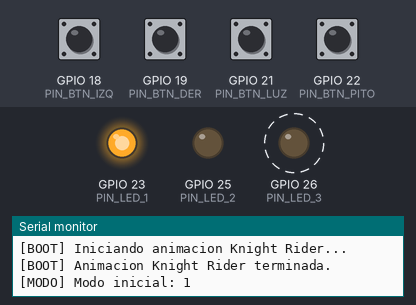
Recording of a sketch running on a simulated ESP32. On the bench: output pins drawn as LEDs (lit = HIGH), the last lines printed to the serial monitor. Dashed ring = blinking. The inputs (shaded band) are chosen by the test bench; at power-on: GPIO 18 (PIN_BTN_IZQ), GPIO 19 (PIN_BTN_DER), GPIO 21 (PIN_BTN_LUZ), GPIO 22 (PIN_BTN_PITO) HIGH.

Above: at 1.2 s.
1.3 s: GPIO 22 (PIN_BTN_PITO) pulled LOW for 0.15 s
At 2.6 s:
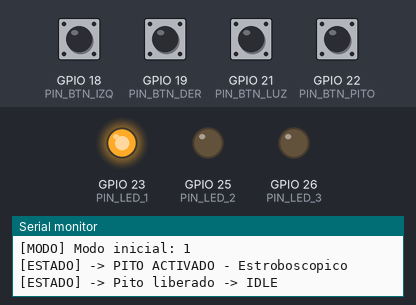
3.0 s: GPIO 19 (PIN_BTN_DER) pulled LOW for 0.15 s
At 4.2 s:
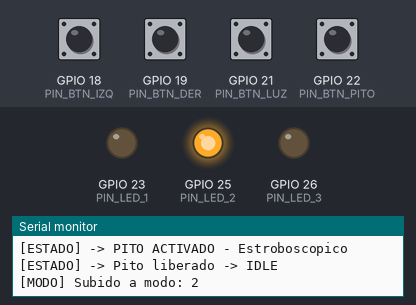
4.6 s: GPIO 19 (PIN_BTN_DER) pulled LOW for 1 s
At 5.6 s:
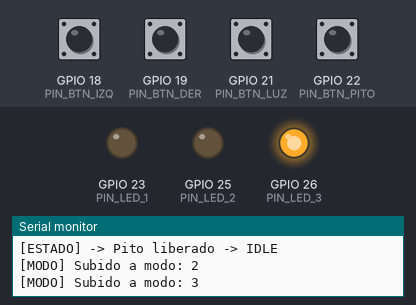
7.1 s: GPIO 18 (PIN_BTN_IZQ) pulled LOW for 0.15 s
At 7.5 s:
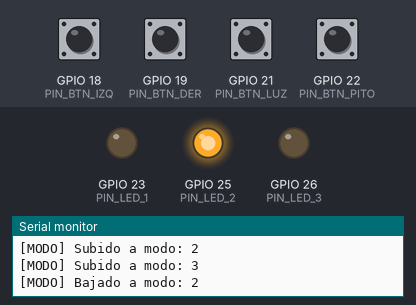
8.7 s: GPIO 21 (PIN_BTN_LUZ) pulled LOW for 0.15 s
At 9.9 s:
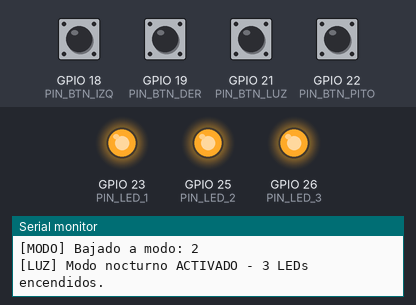
10.3 s: GPIO 21 (PIN_BTN_LUZ) pulled LOW for 1 s
At 11.1 s:
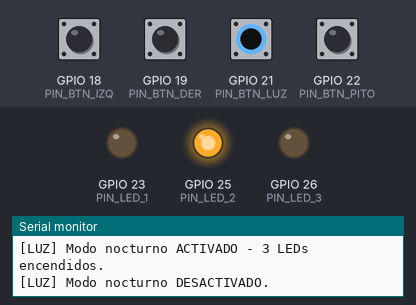
Timing chart, 0 to 13.3 s (numbered marks = the images above; inputs shaded):
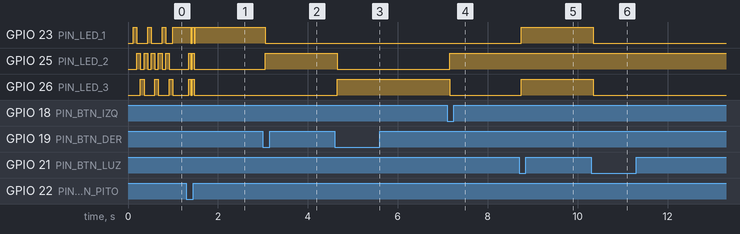

Measured:
- after the input at 1.3 s, GPIO 23 (PIN_LED_1): alternates HIGH for 0.04 s and LOW for 0.03 s, 4 changes in all, then stays HIGH, starting after 0.09 s; GPIO 25 (PIN_LED_2), GPIO 26 (PIN_LED_3): alternates HIGH for 0.04 s and LOW for 0.04 s, 4 changes in all, then stays LOW, starting after 0.05 s
- after the input at 3.0 s, GPIO 23 (PIN_LED_1): HIGH → LOW after 0.05 s; GPIO 25 (PIN_LED_2): LOW → HIGH after 0.05 s
- after the input at 4.6 s, GPIO 25 (PIN_LED_2): HIGH → LOW after 0.05 s; GPIO 26 (PIN_LED_3): LOW → HIGH after 0.05 s
- after the input at 7.1 s, GPIO 25 (PIN_LED_2): LOW → HIGH after 0.05 s; GPIO 26 (PIN_LED_3): HIGH → LOW after 0.05 s
- after the input at 8.7 s, GPIO 23 (PIN_LED_1), GPIO 26 (PIN_LED_3): LOW → HIGH after 0.05 s
- after the input at 10.3 s, GPIO 23 (PIN_LED_1), GPIO 26 (PIN_LED_3): HIGH → LOW after 0.05 s
- by itself, GPIO 23 (PIN_LED_1): repeats every 0.32 s: LOW 0.24 s, HIGH 0.08 s
- by itself, GPIO 25 (PIN_LED_2): alternates HIGH for 0.08 s and LOW for 0.08 s, 10 changes in all, then stays LOW

The sketch:

botonera_test.ino
```cpp
// =============================================================================
//  FIRMWARE - BOTONERA E-BIKE
//  Target: ESP32 | Framework: Arduino
//  Descripción: Botonera de 4 botones + 3 LEDs con máquina de estados,
//               animación de inicio Knight Rider, modo luces y modo pito.
//               100% NO BLOQUEANTE (millis(), cero delay()).
//  Baudios: 115200
// =============================================================================
//
//  MAPA DE PINES:
//    BOTONES (activos LOW - INPUT_PULLUP):
//      GPIO 18  -> BTN_IZQ   (interruptor fijo / toggle) - Baja modo
//      GPIO 19  -> BTN_DER   (interruptor fijo / toggle) - Sube modo
//      GPIO 21  -> BTN_LUZ   (interruptor fijo / toggle) - Modo nocturno
//      GPIO 22  -> BTN_PITO  (pulsador momentaneo)       - Estroboscopico
//    LEDs (activos HIGH - OUTPUT):
//      GPIO 23  -> LED_1
//      GPIO 25  -> LED_2
//      GPIO 26  -> LED_3
//
// =============================================================================

// ---------------------------------------------------------------------------
// Definicion de pines
// ---------------------------------------------------------------------------
constexpr uint8_t PIN_BTN_IZQ  = 18;
constexpr uint8_t PIN_BTN_DER  = 19;
constexpr uint8_t PIN_BTN_LUZ  = 21;
constexpr uint8_t PIN_BTN_PITO = 22;

constexpr uint8_t PIN_LED_1 = 23;
constexpr uint8_t PIN_LED_2 = 25;
constexpr uint8_t PIN_LED_3 = 26;

// ---------------------------------------------------------------------------
// Parametros de temporizacion
// ---------------------------------------------------------------------------
constexpr unsigned long DEBOUNCE_MS   = 50;   // Filtro antirrebote
constexpr unsigned long BOOT_STEP_MS  = 80;   // Velocidad Knight Rider por paso
constexpr unsigned long HORN_BLINK_MS = 40;   // Flash pito (ON u OFF)
constexpr uint8_t       BOOT_REPEATS  = 3;    // Repeticiones Knight Rider

// ---------------------------------------------------------------------------
// Maquina de estados para los LEDs
// ---------------------------------------------------------------------------
enum LedState : uint8_t {
  BOOT,         // Animacion de inicio Knight Rider
  IDLE,         // Solo el LED del modo actual encendido
  LIGHT_MODE,   // Luces nocturnas: 3 LEDs encendidos fijos
  HORN_STROBE   // Pito activo: parpadeo ultrarapido (prioridad maxima)
};

// ---------------------------------------------------------------------------
// Estado de la aplicacion
// ---------------------------------------------------------------------------
LedState ledState   = BOOT;
uint8_t  modoActual = 1;       // Modos 1, 2, 3
bool     luzActiva  = false;   // Estado logico del modo luz
LedState prevState  = IDLE;    // Estado anterior al pito (para restaurar)

// Variables de animacion - Boot (Knight Rider)
uint8_t       bootStep   = 0;
uint8_t       bootCount  = 0;
unsigned long bootStepMs = 0;

// Variables de animacion - Pito (strobe)
bool          hornLedOn   = false;
unsigned long hornBlinkMs = 0;

// ---------------------------------------------------------------------------
// Estructura generica para manejar un boton con debounce no bloqueante
// ---------------------------------------------------------------------------
struct Button {
  uint8_t       pin;
  bool          isToggle;       // true = fijo (toggle), false = momentaneo

  int           lastRawState;
  unsigned long lastChangeMs;
  int           stableState;

  bool          logicState;     // Estado logico actual
};

// ---------------------------------------------------------------------------
// Array de botones
// ---------------------------------------------------------------------------
Button buttons[4] = {
  { PIN_BTN_IZQ,  true,  HIGH, 0, HIGH, false },  // [0] IDX_IZQ
  { PIN_BTN_DER,  true,  HIGH, 0, HIGH, false },  // [1] IDX_DER
  { PIN_BTN_LUZ,  true,  HIGH, 0, HIGH, false },  // [2] IDX_LUZ
  { PIN_BTN_PITO, false, HIGH, 0, HIGH, false },  // [3] IDX_PITO
};

constexpr uint8_t IDX_IZQ  = 0;
constexpr uint8_t IDX_DER  = 1;
constexpr uint8_t IDX_LUZ  = 2;
constexpr uint8_t IDX_PITO = 3;

// ---------------------------------------------------------------------------
// Helpers: escritura de LEDs
// ---------------------------------------------------------------------------
void setLeds(bool l1, bool l2, bool l3) {
  digitalWrite(PIN_LED_1, l1 ? HIGH : LOW);
  digitalWrite(PIN_LED_2, l2 ? HIGH : LOW);
  digitalWrite(PIN_LED_3, l3 ? HIGH : LOW);
}

void ledsOff() { setLeds(false, false, false); }
void ledsAll() { setLeds(true,  true,  true);  }

// Enciende solo el LED correspondiente al modo actual
void applyIdleLeds() {
  setLeds(modoActual == 1, modoActual == 2, modoActual == 3);
}

// ---------------------------------------------------------------------------
// Actualiza el debounce de un boton.
// Devuelve true si el estado logico cambio en este ciclo.
// ---------------------------------------------------------------------------
bool updateButton(Button& btn) {
  const int rawNow        = digitalRead(btn.pin);
  const unsigned long now = millis();

  if (rawNow != btn.lastRawState) {
    btn.lastRawState = rawNow;
    btn.lastChangeMs = now;
  }

  if ((now - btn.lastChangeMs) >= DEBOUNCE_MS) {
    if (rawNow != btn.stableState) {
      btn.stableState = rawNow;

      if (btn.isToggle) {
        // Solo actua en flanco de PRESION (LOW)
        if (rawNow == LOW) {
          btn.logicState = !btn.logicState;
          return true;
        }
      } else {
        // Momentaneo: refleja el nivel fisico
        btn.logicState = (rawNow == LOW);
        return true;
      }
    }
  }
  return false;
}

// ---------------------------------------------------------------------------
// Transicion de estado LED con log opcional
// ---------------------------------------------------------------------------
void transitionTo(LedState newState, const char* reason = nullptr) {
  if (reason) {
    Serial.print(F("[ESTADO] -> "));
    Serial.println(reason);
  }
  ledState = newState;
}

// ---------------------------------------------------------------------------
// Animacion BOOT: Knight Rider (no bloqueante)
// ---------------------------------------------------------------------------
void updateBoot() {
  const unsigned long now = millis();
  if ((now - bootStepMs) < BOOT_STEP_MS) return;
  bootStepMs = now;

  // Secuencia: L1 -> L2 -> L3 -> L2 (4 pasos por ciclo)
  static const bool seq[4][3] = {
    { true,  false, false },  // L1
    { false, true,  false },  // L2
    { false, false, true  },  // L3
    { false, true,  false },  // L2 (rebote)
  };

  setLeds(seq[bootStep][0], seq[bootStep][1], seq[bootStep][2]);
  bootStep++;

  if (bootStep >= 4) {
    bootStep = 0;
    bootCount++;
    if (bootCount >= BOOT_REPEATS) {
      ledsOff();
      Serial.println(F("[BOOT] Animacion Knight Rider terminada."));
      Serial.print(F("[MODO] Modo inicial: "));
      Serial.println(modoActual);
      transitionTo(luzActiva ? LIGHT_MODE : IDLE);
      applyIdleLeds();
    }
  }
}

// ---------------------------------------------------------------------------
// Animacion PITO: strobe ultrarapido (no bloqueante)
// ---------------------------------------------------------------------------
void updateHornStrobe() {
  const unsigned long now = millis();
  if ((now - hornBlinkMs) < HORN_BLINK_MS) return;
  hornBlinkMs = now;

  hornLedOn = !hornLedOn;
  setLeds(hornLedOn, hornLedOn, hornLedOn);
}

// ---------------------------------------------------------------------------
// Procesa la logica de botones y actualiza el estado
// ---------------------------------------------------------------------------
void processButtons() {
  bool anyChange = false;
  for (uint8_t i = 0; i < 4; i++) {
    if (updateButton(buttons[i])) anyChange = true;
  }
  if (!anyChange) return;

  // ── PITO (prioridad maxima) ───────────────────────────────────────────────
  bool pitoActivo = buttons[IDX_PITO].logicState;

  if (pitoActivo && ledState != HORN_STROBE) {
    prevState   = ledState;
    hornLedOn   = true;
    hornBlinkMs = millis();
    transitionTo(HORN_STROBE, "PITO ACTIVADO - Estroboscopico");
    setLeds(true, true, true);
    return;
  }

  if (!pitoActivo && ledState == HORN_STROBE) {
    if (prevState == LIGHT_MODE) {
      transitionTo(LIGHT_MODE, "Pito liberado -> MODO LUZ");
      ledsAll();
    } else {
      transitionTo(IDLE, "Pito liberado -> IDLE");
      applyIdleLeds();
    }
    return;
  }

  // No procesar IZQ/DER/LUZ si el pito sigue activo
  if (ledState == HORN_STROBE) return;

  // ── BTN_LUZ (toggle modo nocturno) ────────────────────────────────────────
  if (buttons[IDX_LUZ].logicState != luzActiva) {
    luzActiva = buttons[IDX_LUZ].logicState;
    if (luzActiva) {
      Serial.println(F("[LUZ] Modo nocturno ACTIVADO - 3 LEDs encendidos."));
      transitionTo(LIGHT_MODE);
      ledsAll();
    } else {
      Serial.println(F("[LUZ] Modo nocturno DESACTIVADO."));
      transitionTo(IDLE);
      applyIdleLeds();
    }
  }

  // ── BTN_DER sube modo ─────────────────────────────────────────────────────
  if (buttons[IDX_DER].logicState) {
    buttons[IDX_DER].logicState = false;  // Consume el evento
    if (modoActual < 3) {
      modoActual++;
      Serial.print(F("[MODO] Subido a modo: "));
      Serial.println(modoActual);
      if (ledState == IDLE) applyIdleLeds();
    } else {
      Serial.println(F("[MODO] Ya en modo maximo (3)."));
    }
  }

  // ── BTN_IZQ baja modo ─────────────────────────────────────────────────────
  if (buttons[IDX_IZQ].logicState) {
    buttons[IDX_IZQ].logicState = false;  // Consume el evento
    if (modoActual > 1) {
      modoActual--;
      Serial.print(F("[MODO] Bajado a modo: "));
      Serial.println(modoActual);
      if (ledState == IDLE) applyIdleLeds();
    } else {
      Serial.println(F("[MODO] Ya en modo minimo (1)."));
    }
  }
}

// ---------------------------------------------------------------------------
// setup()
// ---------------------------------------------------------------------------
void setup() {
  Serial.begin(115200);

  // Pines de botones
  pinMode(PIN_BTN_IZQ,  INPUT_PULLUP);
  pinMode(PIN_BTN_DER,  INPUT_PULLUP);
  pinMode(PIN_BTN_LUZ,  INPUT_PULLUP);
  pinMode(PIN_BTN_PITO, INPUT_PULLUP);

  // Pines de LEDs
  pinMode(PIN_LED_1, OUTPUT);
  pinMode(PIN_LED_2, OUTPUT);
  pinMode(PIN_LED_3, OUTPUT);
  ledsOff();

  // Banner
  Serial.println();
  Serial.println(F("============================================================="));
  Serial.println(F("  FIRMWARE BOTONERA E-BIKE                                  "));
  Serial.println(F("  BTN: IZQ=18 | DER=19 | LUZ=21 | PITO=22                  "));
  Serial.println(F("  LED: L1=23  | L2=25  | L3=26                              "));
  Serial.println(F("  Debounce: 50ms | Knight Rider: 80ms/paso x3               "));
  Serial.println(F("  100% No bloqueante - millis() puro                        "));
  Serial.println(F("============================================================="));
  Serial.println(F("[BOOT] Iniciando animacion Knight Rider..."));

  ledState   = BOOT;
  bootStep   = 0;
  bootCount  = 0;
  bootStepMs = millis();
}

// ---------------------------------------------------------------------------
// loop()
// ---------------------------------------------------------------------------
void loop() {
  // 1. Leer botones SIEMPRE, incluso durante BOOT
  if (ledState != BOOT) {
    // Procesamiento completo fuera del boot
    processButtons();
  } else {
    // Durante el boot solo monitoreamos el pito (prioridad absoluta)
    if (updateButton(buttons[IDX_PITO])) {
      if (buttons[IDX_PITO].logicState) {
        Serial.println(F("[PITO] Presionado durante BOOT."));
        prevState   = IDLE;
        hornLedOn   = true;
        hornBlinkMs = millis();
        transitionTo(HORN_STROBE, "PITO activado desde BOOT");
      }
    }
  }

  // 2. Ejecutar la animacion del estado actual
  switch (ledState) {
    case BOOT:        updateBoot();        break;
    case IDLE:        /* estatico */       break;
    case LIGHT_MODE:  /* estatico */       break;
    case HORN_STROBE: updateHornStrobe();  break;
  }
}
```
